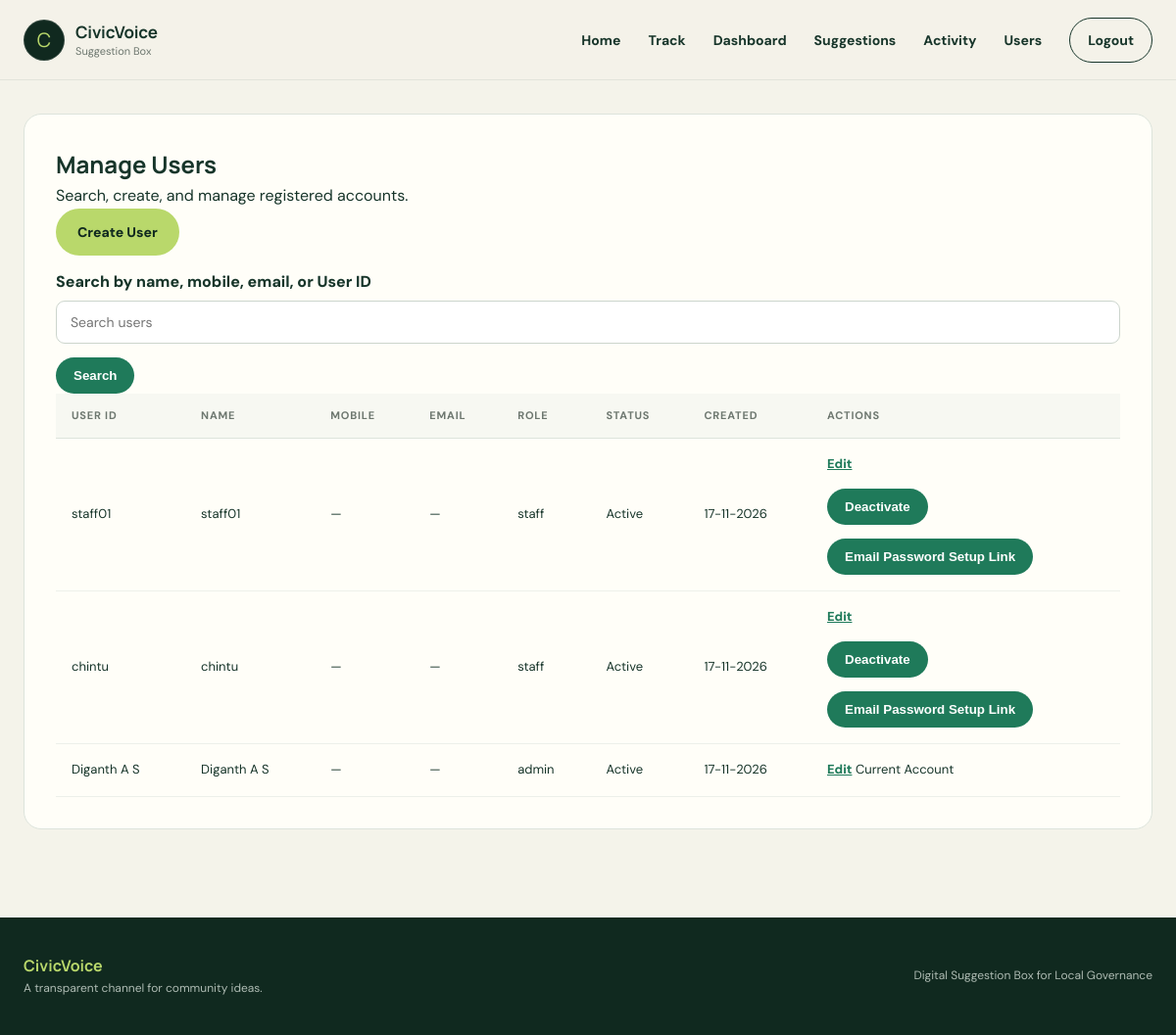
The app's page /admin/users (signed in) with its own data.
### app/models.py (models this page shows)
class User(UserMixin, db.Model):
    id = db.Column(db.Integer, primary_key=True)
    public_user_id = db.Column(db.String(20), unique=True, nullable=True)
    username = db.Column(
        db.String(80),
        unique=True,
        nullable=False
    )
    full_name = db.Column(db.String(100), nullable=True)
    mobile_number = db.Column(db.String(16), unique=True, nullable=True)
    email = db.Column(db.String(254), unique=True, nullable=True)
    password_hash = db.Column(db.String(255), nullable=False)
    role = db.Column(db.String(20), nullable=False)
    is_active = db.Column(
        db.Boolean,
        default=True,
        nullable=False
    )
    must_change_password = db.Column(
        db.Boolean,
        default=True,
        nullable=False
    )
    failed_login_attempts = db.Column(
        db.Integer,
        default=0,
        nullable=False
    )
    locked_until = db.Column(db.DateTime, nullable=True)
    setup_token_nonce = db.Column(db.String(64), nullable=True)
    created_at = db.Column(
        db.DateTime,
        default=datetime.utcnow
    )

### app/routes.py (the view, shortened to what this page needs)
    @app.route("/admin/users")
    @admin_required
    def manage_users():
        search = request.args.get("q", "").strip()[:100]
        query = User.query
        users = query.order_by(
            User.created_at.desc()
        ).all()
        return render_template(
            "manage_users.html",
            users=users,
            search=search,
        )

### app/__init__.py (called while the page is built)
@login_manager.user_loader
def load_user(user_id):
    from app.models import User
    try:
        user_id = int(user_id)
    except (TypeError, ValueError):
        return None
    user = db.session.get(User, user_id)
    if user is None or not user.is_active:
        return None
    return user

### app/routes.py (called while the page is built)
def admin_required(view_function):
    @wraps(view_function)
    @login_required
    def wrapped_view(*args, **kwargs):
        if current_user.role != "admin":
            abort(403)
        return view_function(*args, **kwargs)
    return wrapped_view

### app/templates/manage_users.html (shortened to what this page needs)
{% extends "base.html" %}
{% block content %}
<section class="form-container">
    <h1>Manage Users</h1>
    <p>Search, create, and manage registered accounts.</p>
    <p><a class="btn btn-primary" href="{{ url_for('create_user') }}">Create User</a></p>
    <form method="GET" action="{{ url_for('manage_users') }}" role="search">
        <label for="user-search">Search by name, mobile, email, or User ID</label>
        <input
            type="search"
            id="user-search"
            name="q"
            value="{{ search }}"
            maxlength="100"
            placeholder="Search users"
        >
        <button type="submit">Search</button>
    </form>
    {% if users %}
    <div class="table-scroll">
    <table class="modern-table">
        <thead>
            <tr>
                <th>User ID</th>
                <th>Name</th>
                <th>Mobile</th>
                <th>Email</th>
                <th>Role</th>
                <th>Status</th>
                <th>Created</th>
                <th>Actions</th>
            </tr>
        </thead>
        <tbody>
            {% for user in users %}
            <tr>
                <td>{{ user.public_user_id or user.username }}</td>
                <td>{{ user.full_name or user.username }}</td>
                <td>{{ user.mobile_number or "—" }}</td>
                <td>{{ user.email or "—" }}</td>
                <td>{{ user.role }}</td>
                <td>
                    {% if user.is_active %}
                        Active
                    {% else %}
                        Inactive
                    {% endif %}
                </td>
                <td>{{ user.created_at.strftime("%d-%m-%Y") if user.created_at else "Unknown" }}</td>
                <td>
                    <a href="{{ url_for('edit_user', user_id=user.id) }}">Edit</a>
                    {% if user.id != current_user.id %}
                    <form method="POST"
                          action="{{ url_for('toggle_user', user_id=user.id) }}">
                        <button type="submit">
                            {% if user.is_active %}
                                Deactivate
                            {% else %}
                                Reactivate
                            {% endif %}
                        </button>
                    </form>
                    <form method="POST"
                          action="{{ url_for('reset_user_password', user_id=user.id) }}">
                        <button type="submit">Email Password Setup Link</button>
                    </form>
                    {% else %}
                        <span>Current Account</span>
                    {% endif %}
                </td>
            </tr>
            {% endfor %}
        </tbody>
    </table>
    </div>
    {% else %}
        <p>{{ "No users match your search." if search else "No users found." }}</p>
    {% endif %}
</section>
{% endblock %}

### app/static/style.css (style rules this page uses)
:root { --ink: #17352a; --green: #1f7a5a; --green-dark: #10291f; --lime: #b9d86b; --cream: #f4f3ea; --paper: #fffef8; --line: #dde4dc; --muted: #6d776f; --orange: #e69b55; }
* { box-sizing: border-box; margin: 0; padding: 0; }
html { scroll-behavior: smooth; }
body { min-height: 100vh; display: flex; flex-direction: column; font-family: "DM Sans", Arial, sans-serif; color: var(--ink); background: var(--cream); line-height: 1.6; }
h1, h2, h3, strong, .brand { font-family: "Manrope", "DM Sans", sans-serif; }
a { color: inherit; }
.btn { min-height: 48px; display: inline-flex; align-items: center; justify-content: center; gap: 18px; border-radius: 100px; padding: 12px 22px; border: 0; font-family: "DM Sans"; font-size: 14px; font-weight: 800; text-decoration: none; cursor: pointer; }
.btn-primary { background: var(--lime); color: var(--green-dark); }
.form-container { background: var(--paper); border: 1px solid var(--line); border-radius: 18px; padding: 32px; margin-bottom: 18px; }
.form-container table { width: 100%; border-collapse: collapse; font-size: 13px; }
.form-container th { text-align: left; color: var(--muted); font-size: 11px; text-transform: uppercase; letter-spacing: .8px; border-bottom: 1px solid var(--line); padding: 12px 10px; }
.form-container td { border-bottom: 1px solid #edf0ea; padding: 14px 10px; }
.form-container table a { color: var(--green); font-weight: 800; }
.form-container form:not(.modern-form) { display: block; }
.form-container form:not(.modern-form) label { display: block; margin: 14px 0 6px; font-weight: 800; }
.form-container form:not(.modern-form) input, .form-container form:not(.modern-form) select, .form-container form:not(.modern-form) textarea { width: 100%; border: 1px solid #ccd5cd; border-radius: 9px; padding: 12px 14px; font: 14px "DM Sans"; }
.form-container form:not(.modern-form) button { margin-top: 14px; background: var(--green); color: white; border: 0; border-radius: 100px; padding: 11px 18px; font-weight: 800; }
.table-scroll { overflow-x: auto; }
.modern-table { min-width: 820px; }
.modern-table th { background: #f7f8f2; padding: 14px 16px; }
.modern-table td { padding: 16px; }

### records on screen
User: username "staff01", full_name+username "staff01", mobile_number "—", email "—", role "staff", is_active "Active", created_at "17-11-2026"
User: username "chintu", full_name+username "chintu", mobile_number "—", email "—", role "staff", is_active "Active", created_at "17-11-2026"
User: username "Diganth A S", full_name+username "Diganth A S", mobile_number "—", email "—", role "admin", is_active "Active", created_at "17-11-2026", shows "Current Account"
